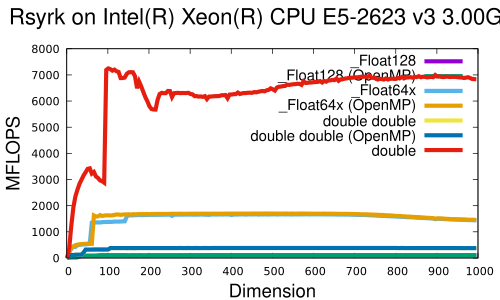

Here is the gnuplot script that generated this plot:
set xlabel font "Helvetica,20"
set ylabel font "Helvetica,20"
set key font "Helvetica,16"
set title font "Helvetica,24"
set title "Rsyrk on Intel(R) Xeon(R) CPU E5-2623 v3 @ 3.00GHz "
set xlabel "Dimension"
set ylabel "MFLOPS"
#set terminal postscript eps color enhanced
set terminal pdf

plot \
"log.Rsyrk._Float128"       using 1:3 title '\_Float128'             with lines linewidth 6, \
"log.Rsyrk._Float128_opt"   using 1:3 title '\_Float128 (OpenMP)'    with lines linewidth 6, \
"log.Rsyrk._Float64x"       using 1:3 title '\_Float64x'             with lines linewidth 6, \
"log.Rsyrk._Float64x_opt"   using 1:3 title '\_Float64x (OpenMP)'    with lines linewidth 6, \
"log.Rsyrk.dd"              using 1:3 title 'double double'          with lines linewidth 6, \
"log.Rsyrk.dd_opt"          using 1:3 title 'double double (OpenMP)' with lines linewidth 6, \
"log.Rsyrk.double"          using 1:3 title 'double'                 with lines linewidth 6
